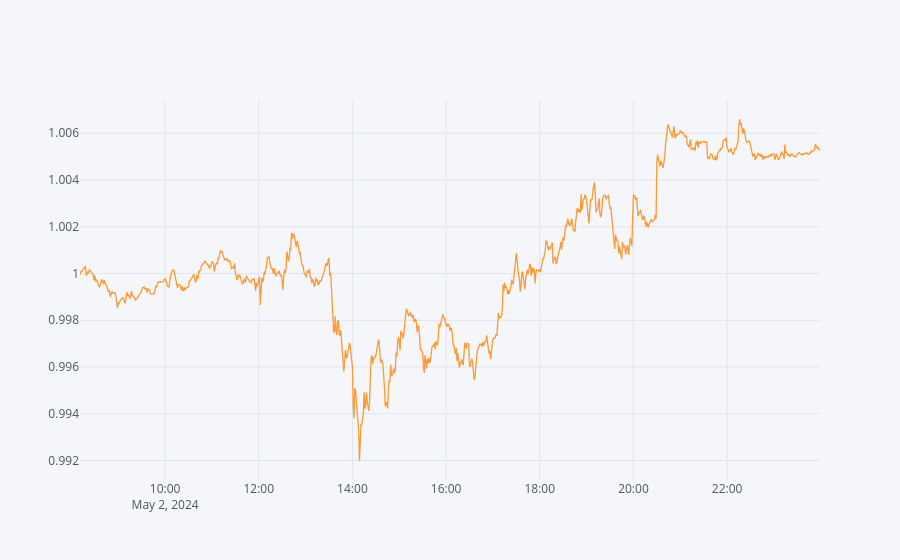
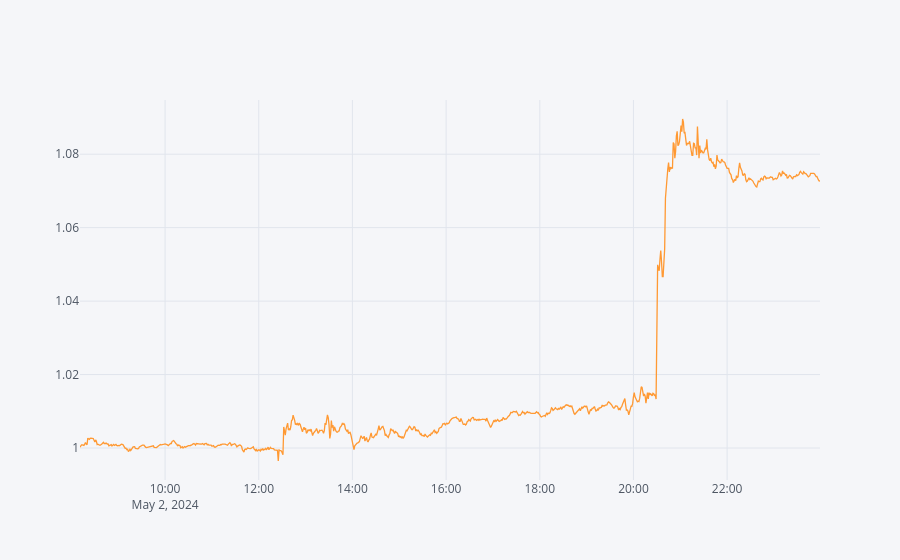
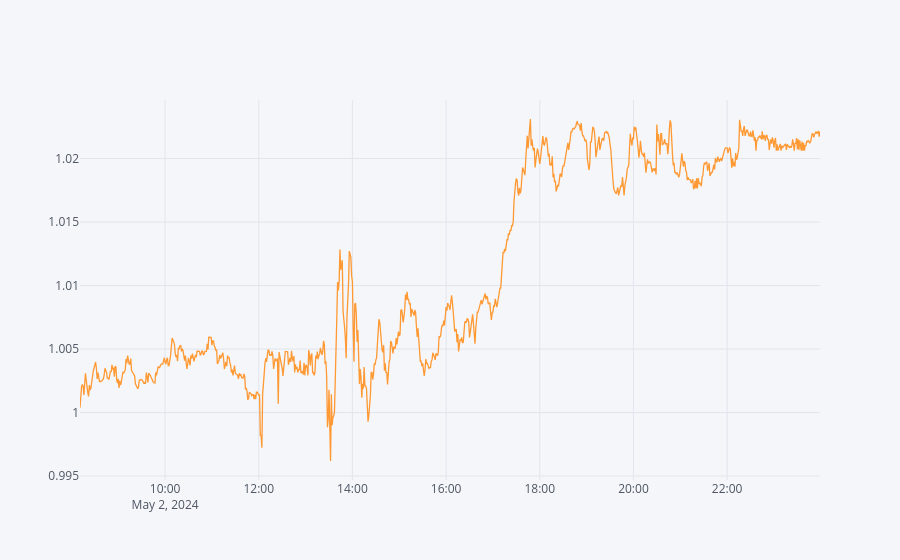

Here is the notebook cell these charts were saved with, in order:
### Markdown cell above
Second, the visualization of the **cumulative performance**.

### Code cell
for ric in rics:
    dfs[ric][[ric, 'in_sample']].dropna(axis=1).cumsum().apply(np.exp).iplot()

### Figure 1 — Plotly figure (JSON) as saved in the notebook; plotly's stock layout.template omitted (floating-point values rounded to 4 significant figures; data arrays with more than 128 entries replaced by an {"elided": "..."} marker saying what was removed)
{"data": [{"line": {"color": "rgba(255, 153, 51, 1.0)", "dash": "solid", "shape": "linear", "width": 1.3}, "mode": "lines", "name": "SPY", "text": "", "type": "scatter", "x": {"elided": "924 str values"}, "y": {"elided": "924 float values"}}], "layout": {"legend": {"bgcolor": "#F5F6F9", "font": {"color": "#4D5663"}}, "paper_bgcolor": "#F5F6F9", "plot_bgcolor": "#F5F6F9", "title": {"font": {"color": "#4D5663"}}, "xaxis": {"gridcolor": "#E1E5ED", "showgrid": true, "tickfont": {"color": "#4D5663"}, "title": {"font": {"color": "#4D5663"}, "text": ""}, "zerolinecolor": "#E1E5ED"}, "yaxis": {"gridcolor": "#E1E5ED", "showgrid": true, "tickfont": {"color": "#4D5663"}, "title": {"font": {"color": "#4D5663"}, "text": ""}, "zerolinecolor": "#E1E5ED"}}}

### Figure 2 — Plotly figure (JSON) as saved in the notebook; plotly's stock layout.template omitted (floating-point values rounded to 4 significant figures; data arrays with more than 128 entries replaced by an {"elided": "..."} marker saying what was removed)
{"data": [{"line": {"color": "rgba(255, 153, 51, 1.0)", "dash": "solid", "shape": "linear", "width": 1.3}, "mode": "lines", "name": "AAPL.O", "text": "", "type": "scatter", "x": {"elided": "924 str values"}, "y": {"elided": "924 float values"}}], "layout": {"legend": {"bgcolor": "#F5F6F9", "font": {"color": "#4D5663"}}, "paper_bgcolor": "#F5F6F9", "plot_bgcolor": "#F5F6F9", "title": {"font": {"color": "#4D5663"}}, "xaxis": {"gridcolor": "#E1E5ED", "showgrid": true, "tickfont": {"color": "#4D5663"}, "title": {"font": {"color": "#4D5663"}, "text": ""}, "zerolinecolor": "#E1E5ED"}, "yaxis": {"gridcolor": "#E1E5ED", "showgrid": true, "tickfont": {"color": "#4D5663"}, "title": {"font": {"color": "#4D5663"}, "text": ""}, "zerolinecolor": "#E1E5ED"}}}

### Figure 3 — Plotly figure (JSON) as saved in the notebook; plotly's stock layout.template omitted (floating-point values rounded to 4 significant figures; data arrays with more than 128 entries replaced by an {"elided": "..."} marker saying what was removed)
{"data": [{"line": {"color": "rgba(255, 153, 51, 1.0)", "dash": "solid", "shape": "linear", "width": 1.3}, "mode": "lines", "name": "AMZN.O", "text": "", "type": "scatter", "x": {"elided": "924 str values"}, "y": {"elided": "924 float values"}}], "layout": {"legend": {"bgcolor": "#F5F6F9", "font": {"color": "#4D5663"}}, "paper_bgcolor": "#F5F6F9", "plot_bgcolor": "#F5F6F9", "title": {"font": {"color": "#4D5663"}}, "xaxis": {"gridcolor": "#E1E5ED", "showgrid": true, "tickfont": {"color": "#4D5663"}, "title": {"font": {"color": "#4D5663"}, "text": ""}, "zerolinecolor": "#E1E5ED"}, "yaxis": {"gridcolor": "#E1E5ED", "showgrid": true, "tickfont": {"color": "#4D5663"}, "title": {"font": {"color": "#4D5663"}, "text": ""}, "zerolinecolor": "#E1E5ED"}}}
